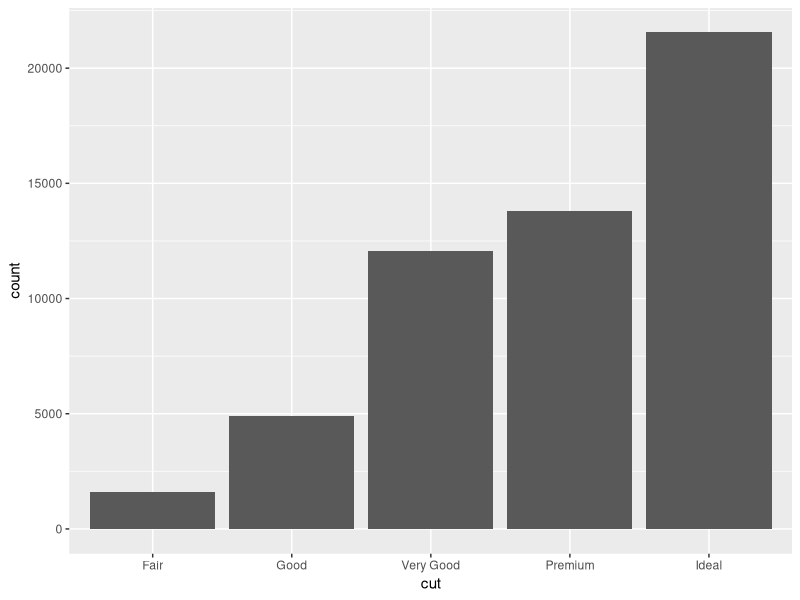
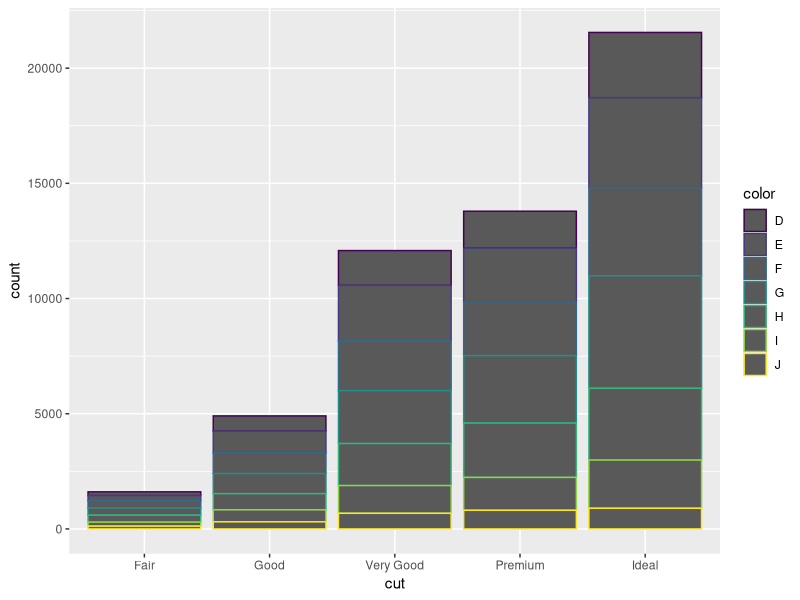
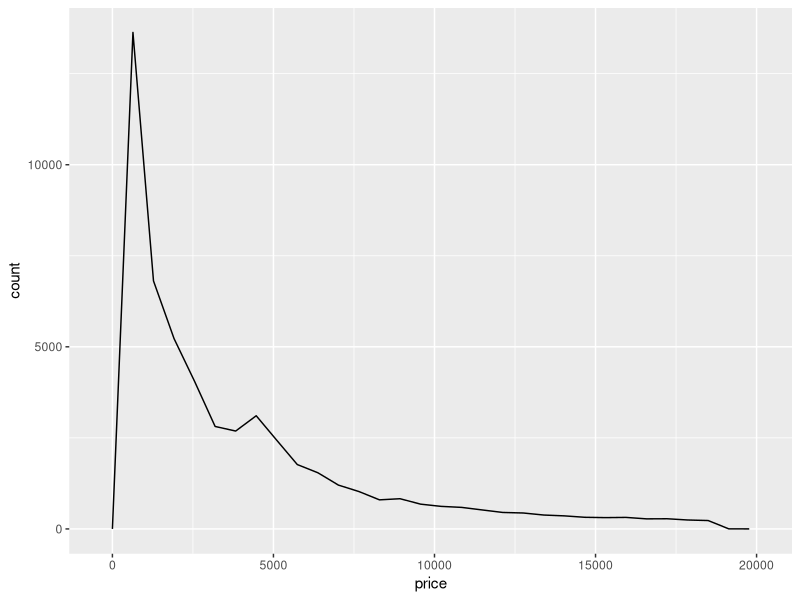
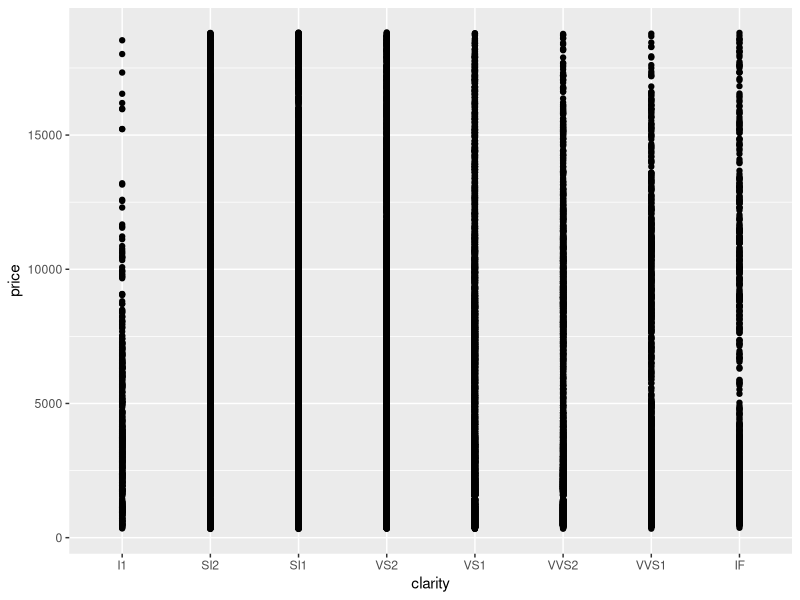
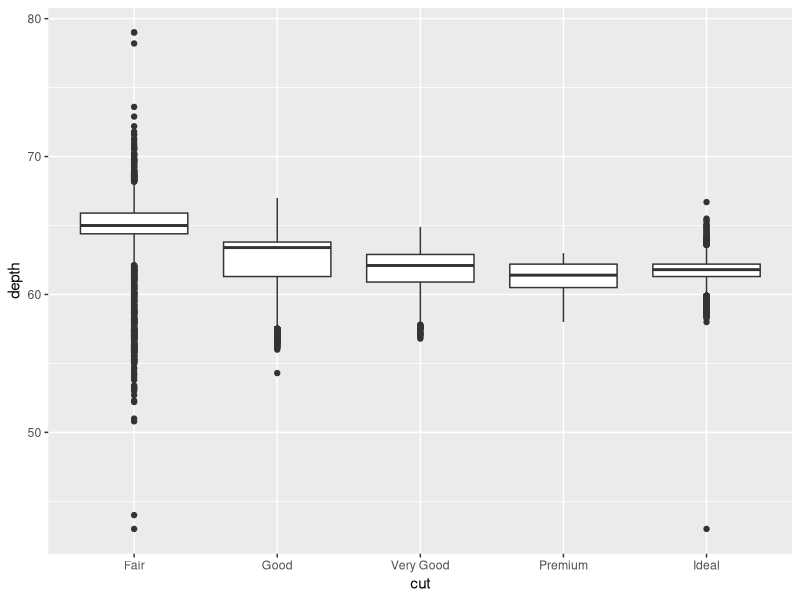
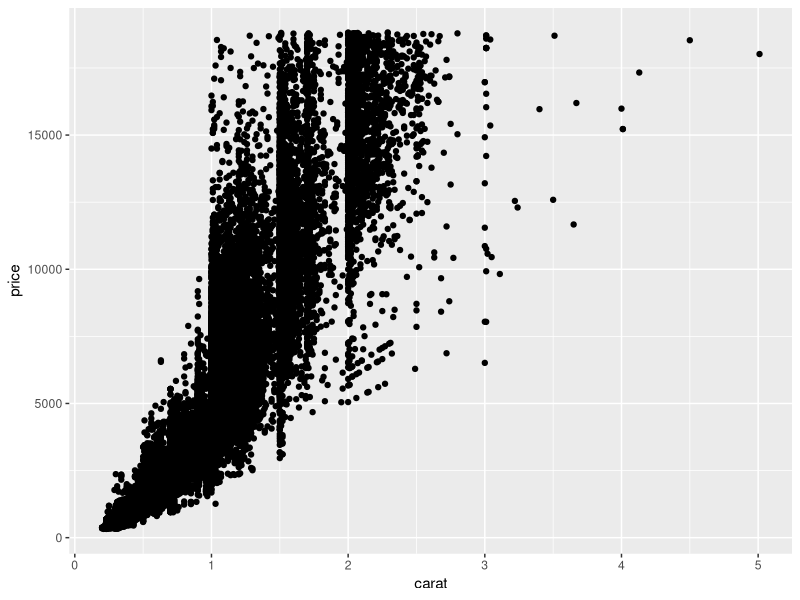
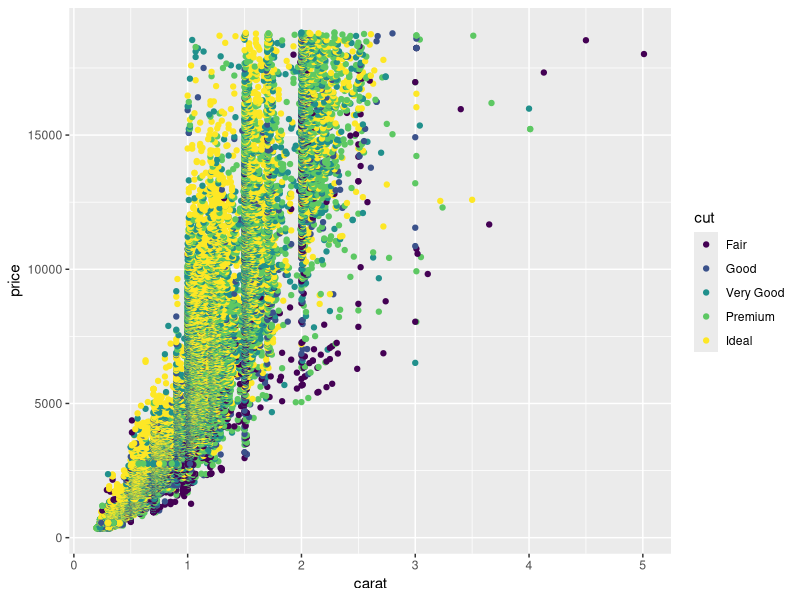

Write R code to recreate these figures, in order.
library(ggplot2)
head(diamonds)
#1
ggplot(diamonds, aes(cut)) +
  geom_bar()
#2
ggplot(diamonds, aes(x=cut,color=color))+
  geom_bar()
#3
ggplot(diamonds, aes(price))+
  geom_freqpoly()
#Most diamonds sell at less than $2500.
#4
ggplot(diamonds, aes(x = clarity,y = price))+
  geom_point()
#SI and VS clarity seems to have the highest prices while I1 seems to have the lowest.
#5
ggplot(diamonds, aes(x = cut, y = depth))+
  geom_boxplot()
#The boxplot interquartile range seems to get smaller as you go from fair to ideal cut and the ideal depth seems to be 63 in depth.
#6
ggplot(diamonds, aes(x = carat,y = price))+
  geom_point()
#7
ggplot(diamonds, aes(x = carat,y = price, color = cut))+
  geom_point()